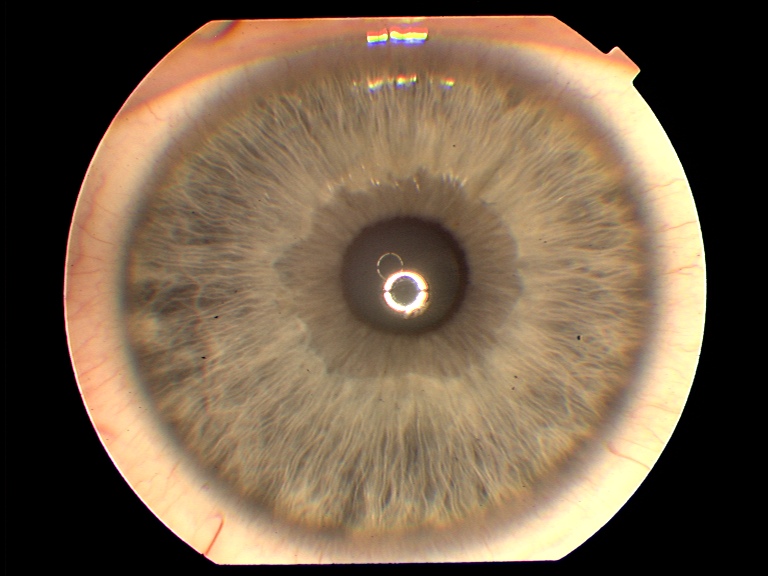
#> input picture TestAndMethods/Project/041R_1.png, 768 x 576 px, found by its file name
$ python test2.py
#> lines starting #> are read from the running program, lines starting #| are printed output that depends on the picture
import cv2 as cv
import matplotlib.pyplot as plt
import numpy as np

img = cv.imread('041R_1.png',0)
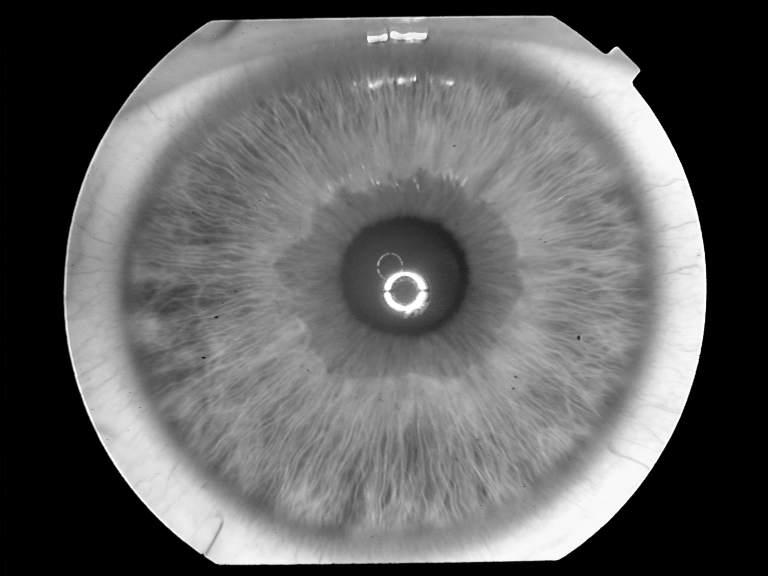
#> img: shape (576, 768); min 0, max 255, mean 98.9
sobel = cv.Sobel(img, -1, 0, 1)
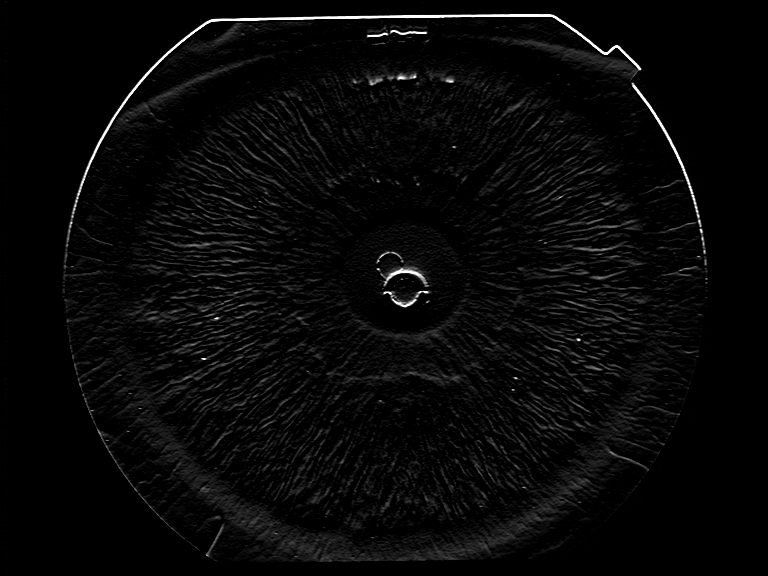
#> sobel: shape (576, 768); min 0, max 255, mean 7.9

fig, ax = plt.subplots(ncols=2,figsize=(15,5))
ax[0].imshow(img, cmap = 'gray')
ax[0].set_title('Original')
ax[0].axis('off')
ax[1].imshow(sobel, cmap = 'gray')
ax[1].set_title('Sobel Aplicado')
ax[1].axis('off')
plt.show()
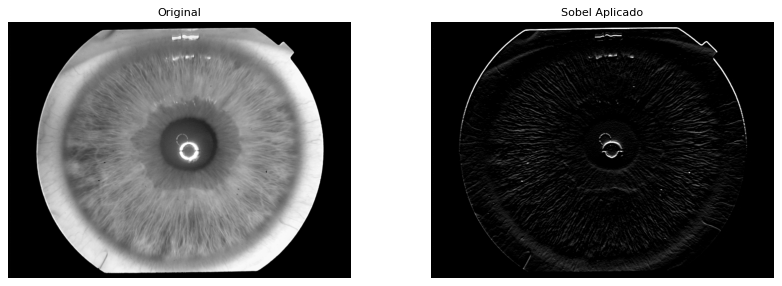
#> figure drawn by matplotlib, 2 panels
